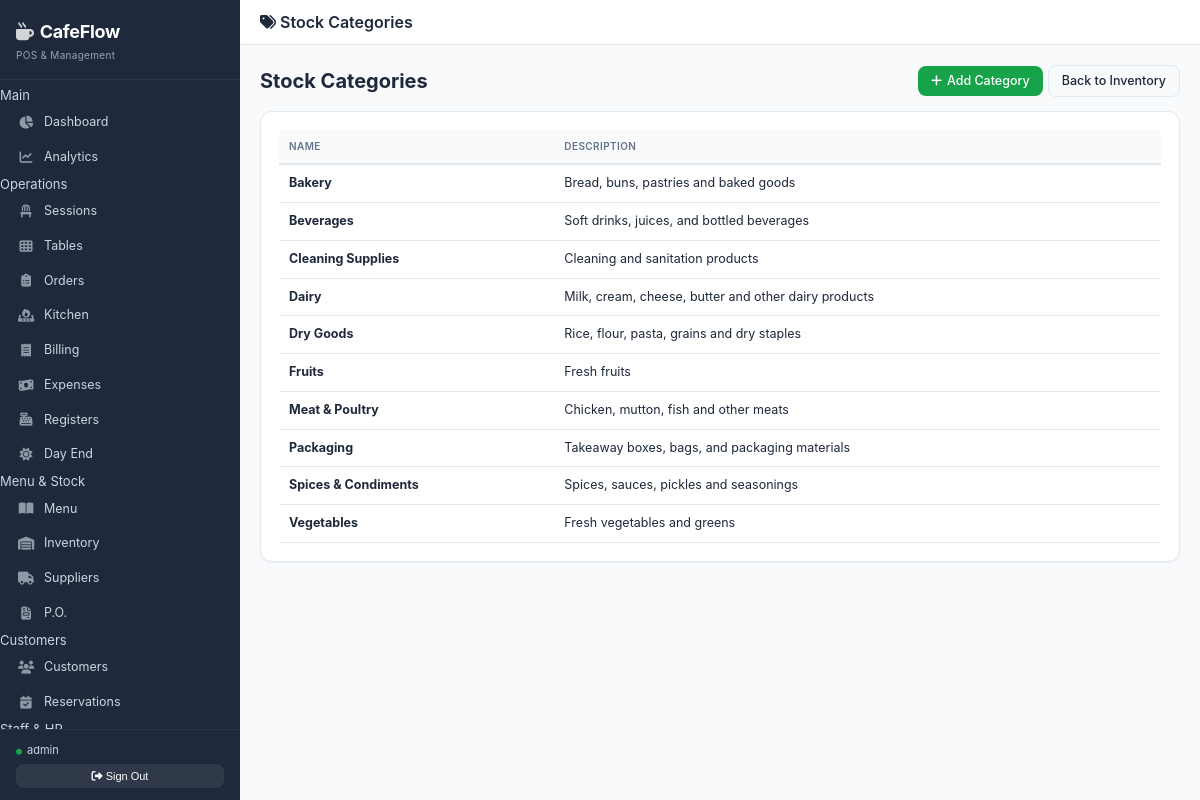
Screenshot of /inventory/categories/ (signed in) with the database file from the repository.
### inventory/models.py (models this page shows, shortened)
class StockCategory(BaseModel):
    name = models.CharField(max_length=100, unique=True)
    description = models.TextField(blank=True)
    class Meta:
        ordering = ["name"]
        verbose_name_plural = "Stock Categories"

### inventory/views.py (the view)
# urls.py: path("categories/", category_list, name="inventory_category_list"),
@group_required("Admin", "Manager")
def category_list(request):
    categories = StockCategory.objects.all().order_by("name")
    return render(request, "inventory/category_list.html", {"categories": categories})

### core/permissions.py (called while the page is built, shortened)
def group_required(*group_names):
    def decorator(view_func):
        @login_required
        @wraps(view_func)
        def wrapped_view(request, *args, **kwargs):
            user = request.user
            if user.is_superuser:
                return view_func(
                    request,
                    *args,
                    **kwargs
                )
        return wrapped_view
    return decorator

### core/templatetags/roles.py (called while the page is built, shortened)
@register.filter
def has_any_group(user, group_names):
    if user.is_superuser:
        return True

### templates/inventory/category_list.html (shortened to what this page needs)
{% extends "base.html" %}
{% block page_icon %}tags{% endblock %}
{% block page_title %}Stock Categories{% endblock %}
{% block content %}
<div class="page-header">
  <h2>Stock Categories</h2>
  <div class="action-group">
    <a href="{% url 'inventory_category_create' %}" class="btn btn-success"><i class="fas fa-plus"></i> Add Category</a>
    <a href="{% url 'inventory_list' %}" class="btn btn-outline">Back to Inventory</a>
  </div>
</div>
<div class="card">
  <div class="table-wrap">
    <table>
      <tr><th>Name</th><th>Description</th></tr>
      {% for c in categories %}
      <tr><td><strong>{{ c.name }}</strong></td><td>{{ c.description|default:"-" }}</td></tr>
      {% empty %}
      <tr><td colspan="2" class="text-muted">No categories defined. Create one to start adding inventory items.</td></tr>
      {% endfor %}
    </table>
  </div>
</div>
{% endblock %}

### templates/base.html (shortened to what this page needs)
<!DOCTYPE html>
{% load roles %}
{% load nepali_date %}
{% load static %}
<html lang="en">
<head>
    <link rel="stylesheet" href="https://cdnjs.cloudflare.com/ajax/libs/font-awesome/6.5.1/css/all.min.css">
    <link rel="stylesheet" href="{% static 'css/cafeflow.css' %}">
</head>
<body>
<div class="app">
    {% if request.user.is_authenticated %}
    <aside class="sidebar">
        <div class="sb-brand">
            <h2><i class="fas fa-mug-hot" style="margin-right:6px;opacity:.8;"></i>CafeFlow</h2>
            <span>POS &amp; Management</span>
        </div>
        <nav class="sb-nav">
            <div class="nv-hdr">Main</div>
            <a href="{% url 'dashboard' %}" class="nv-item"><i class="fas fa-chart-pie"></i><span>Dashboard</span></a>
            {% if request.user|has_any_group:"Admin,Manager" %}
            <a href="{% url 'analytics_dashboard' %}" class="nv-item"><i class="fas fa-chart-line"></i><span>Analytics</span></a>
            {% endif %}
            <div class="nv-hdr">Operations</div>
            {% if request.user|has_any_group:"Admin,Manager,Waiter" %}
            <a href="{% url 'session_list' %}" class="nv-item"><i class="fas fa-chair"></i><span>Sessions</span></a>
            <a href="{% url 'table_list' %}" class="nv-item"><i class="fas fa-th"></i><span>Tables</span></a>
            {% endif %}
            <a href="{% url 'order_list' %}" class="nv-item"><i class="fas fa-clipboard-list"></i><span>Orders</span></a>
            {% if request.user|has_any_group:"Admin,Manager,Kitchen" %}
            <a href="{% url 'kds_dashboard' %}" class="nv-item"><i class="fas fa-fire-burner"></i><span>Kitchen</span></a>
            {% endif %}
            {% if request.user|has_any_group:"Admin,Manager,Cashier" %}
            <a href="{% url 'bill_list' %}" class="nv-item"><i class="fas fa-receipt"></i><span>Billing</span></a>
            {% endif %}
            {% if request.user|has_any_group:"Admin,Manager" %}
            <a href="{% url 'expense_list' %}" class="nv-item"><i class="fas fa-money-bill-wave"></i><span>Expenses</span></a>
            <a href="{% url 'cash_register_list' %}" class="nv-item"><i class="fas fa-cash-register"></i><span>Registers</span></a>
            <a href="{% url 'day_end_list' %}" class="nv-item"><i class="fas fa-sun"></i><span>Day End</span></a>
            {% endif %}
            <div class="nv-hdr">Menu & Stock</div>
            {% if request.user|has_any_group:"Admin,Manager" %}
            <a href="{% url 'menu_list' %}" class="nv-item"><i class="fas fa-book-open"></i><span>Menu</span></a>
            <a href="{% url 'inventory_list' %}" class="nv-item"><i class="fas fa-warehouse"></i><span>Inventory</span></a>
            <a href="{% url 'supplier_list' %}" class="nv-item"><i class="fas fa-truck"></i><span>Suppliers</span></a>
            <a href="{% url 'po_list' %}" class="nv-item"><i class="fas fa-file-invoice"></i><span>P.O.</span></a>
            {% endif %}
            <div class="nv-hdr">Customers</div>
            {% if request.user|has_any_group:"Admin,Manager,Waiter" %}
            <a href="{% url 'customer_list' %}" class="nv-item"><i class="fas fa-users"></i><span>Customers</span></a>
            <a href="{% url 'reservation_list' %}" class="nv-item"><i class="fas fa-calendar-check"></i><span>Reservations</span></a>
            {% endif %}
            <div class="nv-hdr">Staff & HR</div>
        </nav>
        <div class="sb-footer">
            <div class="user"><i class="fas fa-circle" style="font-size:6px;color:var(--s);margin-right:5px;"></i>{{ request.user.get_full_name|default:request.user.username }}</div>
            <form method="post" action="{% url 'logout' %}">{% csrf_token %}<button type="submit"><i class="fas fa-sign-out-alt"></i> Sign Out</button></form>
        </div>
    </aside>
    {% endif %}
    <div class="main">
        <header class="topbar">
            <h1><i class="fas fa-{% block page_icon %}home{% endblock %}"></i> {% block page_title %}Dashboard{% endblock %}</h1>
        </header>
        <main class="content">
            {% block content %}{% endblock %}
        </main>
    </div>
</div>
</body>
</html>

### static/css/cafeflow.css (style rules this page uses)
:root { --primary: #2563eb; --primary-dark: #1d4ed8; --primary-light: #dbeafe; --success: #16a34a; --success-light: #dcfce7; --danger: #dc2626; --danger-light: #fee2e2; --warning: #f59e0b; --warning-light: #fef3c7; --purple: #7c3aed; --purple-light: #f3e8ff; --teal: #0d9488; --teal-light: #ccfbf1; --bg: #f1f5f9; --card: #ffffff; --border: #e2e8f0; --text: #1e293b; --text-muted: #64748b; --text-light: #94a3b8; --sidebar-bg: #1e293b; --sidebar-text: #cbd5e1; --sidebar-hover: #334155; --shadow: 0 1px 3px rgba(0,0,0,.08), 0 1px 2px rgba(0,0,0,.06); --shadow-lg: 0 4px 6px rgba(0,0,0,.07), 0 10px 15px rgba(0,0,0,.1); --radius: 8px; --radius-lg: 12px; }

### templates/base.html (style rules this page uses)
:root { --p: #2563eb; --pd: #1d4ed8; --pl: #dbeafe; --s: #16a34a; --sl: #dcfce7; --d: #dc2626; --dl: #fee2e2; --w: #f59e0b; --wl: #fef3c7; --pp: #7c3aed; --ppl: #f3e8ff; --t: #0d9488; --tl: #ccfbf1; --bg: #f8fafc; --card: #fff; --brd: #e2e8f0; --txt: #1e293b; --t2: #64748b; --t3: #94a3b8; --sb: #1e293b; --st: #cbd5e1; --sh: #334155; --sa: #2563eb; --shd: 0 1px 2px rgba(0,0,0,.05); --shd2: 0 4px 12px rgba(0,0,0,.08); --r: 8px; --r2: 12px; }
*, *::before, *::after { box-sizing: border-box; margin: 0; padding: 0; }
body { font-family: 'Inter', -apple-system, BlinkMacSystemFont, 'Segoe UI', Roboto, sans-serif; background: var(--bg); color: var(--txt); font-size: 13px; line-height: 1.5; -webkit-font-smoothing: antialiased; }
a { color: var(--p); text-decoration: none; }
.app { display: flex; height: 100vh; overflow: hidden; }
.sidebar { width: 240px; background: var(--sb); color: var(--st); display: flex; flex-direction: column; flex-shrink: 0; }
.sb-brand { padding: 18px 16px 14px; border-bottom: 1px solid rgba(255,255,255,.06); }
.sb-brand h2 { color: #fff; font-size: 18px; font-weight: 700; letter-spacing: -.3px; }
.sb-brand span { color: var(--t3); font-size: 10px; letter-spacing: .3px; }
.sb-nav { padding: 6px 0; flex: 1; overflow-y: auto; overflow-x: hidden; }
.nv-hdr { padding: 14px 16px 2px; font-size: 9px; text-transform: uppercase; letter-spacing: 1.2px; color: var(--t3); font-weight: 700; }
.nv-item { display: flex; align-items: center; gap: 10px; padding: 8px 16px; color: var(--st); font-size: 12.5px; transition: all .12s; border-left: 2px solid transparent; }
.nv-item i { width: 16px; text-align: center; font-size: 13px; opacity: .65; }
.sb-footer { padding: 12px 16px; border-top: 1px solid rgba(255,255,255,.06); }
.sb-footer .user { font-size: 11px; margin-bottom: 6px; color: var(--st); }
.sb-footer form button { width: 100%; padding: 6px; background: rgba(255,255,255,.08); border: none; border-radius: var(--r); color: #fff; font-size: 11px; cursor: pointer; transition: .12s; }
.main { flex: 1; display: flex; flex-direction: column; overflow: hidden; }
.topbar { background: var(--card); padding: 10px 20px; display: flex; align-items: center; justify-content: space-between; border-bottom: 1px solid var(--brd); flex-shrink: 0; }
.topbar h1 { font-size: 16px; font-weight: 600; }
.content { flex: 1; padding: 20px; overflow-y: auto; }
.card { background: var(--card); border: 1px solid var(--brd); border-radius: var(--r2); padding: 18px; margin-bottom: 14px; box-shadow: var(--shd); }
.btn { display: inline-flex; align-items: center; gap: 5px; padding: 7px 13px; border: none; border-radius: var(--r); cursor: pointer; font-size: 12.5px; font-weight: 500; transition: all .12s; line-height: 1.3; white-space: nowrap; }
table { width: 100%; border-collapse: collapse; font-size: 12.5px; }
th { background: #f8fafc; padding: 9px 10px; font-weight: 600; text-align: left; color: var(--t2); font-size: 10px; text-transform: uppercase; letter-spacing: .4px; border-bottom: 2px solid var(--brd); white-space: nowrap; }
td { padding: 9px 10px; border-bottom: 1px solid var(--brd); vertical-align: middle; }
.page-header { display: flex; justify-content: space-between; align-items: center; margin-bottom: 14px; gap: 8px; flex-wrap: wrap; }
.page-header h2 { font-size: 20px; font-weight: 700; }
.action-group { display: flex; gap: 5px; flex-wrap: wrap; align-items: center; }
.table-wrap { overflow-x: auto; }
.btn-success { background: var(--s); color: #fff; }
.btn-outline { background: transparent; border: 1px solid var(--brd); color: var(--txt); }

### rows the page displays
StockCategory: name "Bakery", description "Bread, buns, pastries and baked goods"
StockCategory: name "Beverages", description "Soft drinks, juices, and bottled beverages"
StockCategory: name "Cleaning Supplies", description "Cleaning and sanitation products"
StockCategory: name "Dairy", description "Milk, cream, cheese, butter and other dairy products"
StockCategory: name "Dry Goods", description "Rice, flour, pasta, grains and dry staples"
StockCategory: name "Fruits", description "Fresh fruits"
StockCategory: name "Meat & Poultry", description "Chicken, mutton, fish and other meats"
StockCategory: name "Packaging", description "Takeaway boxes, bags, and packaging materials"
StockCategory: name "Spices & Condiments", description "Spices, sauces, pickles and seasonings"
StockCategory: name "Vegetables", description "Fresh vegetables and greens"

### other values shown
{{ request.user.get_full_name|default:request.user.username }} "admin"
